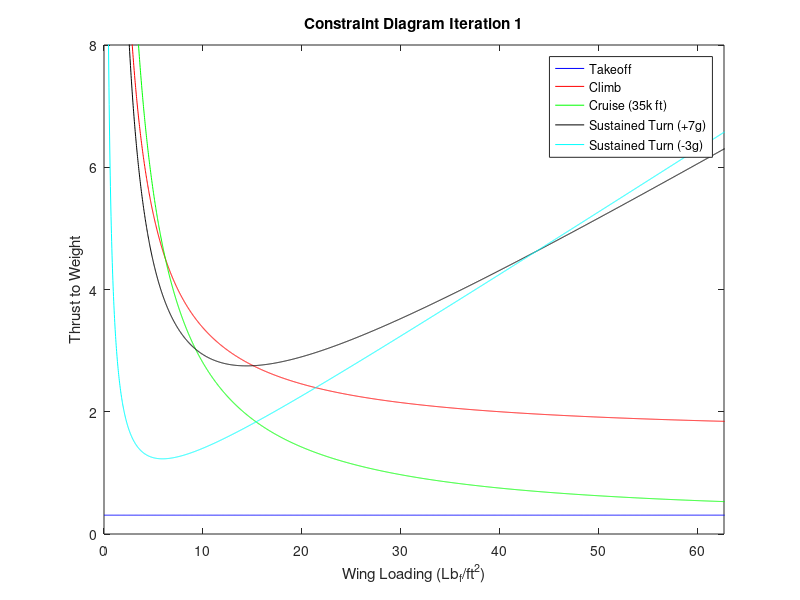

Write MATLAB code to recreate this figure.
%% AAE 451 GROUP 7 (HDI)

close all
clear
clc

%% Defining Input Parameters

g = 9.81; % gravity (m/s^2)
WL = linspace(0,10000,10000); % Wing Loading array

% The following parameters are guesses, and will be refined through trade
% study and sizing.

AR = 4; % Aspect Ratio
e = 0.85; % Oswald efficiency Factor



%% Takeoff curve

% Defining Takeoff Parameters
S_G = 2000*0.3048; % Takeoff ground run (m)
% Velocity used below is V_LOT = 120 knots (F-15 V_LOT)
q = 0.5 * 1.225 * (61.73336/sqrt(2))^2; % Dynamic Pressure (N/m^2)
CL_max = 2.2; % Max CL during TO  (F-16 estimate)
CD_TO = 0.69; % F-16 value
CL_TO = 1.86; % F-16 value
mu = 0.04; %Ground friction constant (typical value is 0.04)
alpha = 0.68; %?

% Beta is ommitted because it equals 1 at takeoff
T_loading_TO = (1/alpha) .* ((1.21./(g.*q.*CL_max.*S_G)) .* (WL) + (0.605./CL_max) .* (CD_TO - mu*CL_TO) + mu);



%% Climb Curve

% Defining Climb Parameters
% 35,000 ft in a minute in 4.8 nautical miles (from RFP)
rateofclimb = (35000/1) * (1/3.281) * (1/60); % converted from ft/min to m/s
V_x = (4.8/1) * (1852) * (1/60); % Converted from nm/min to m/s
V_v = rateofclimb; % Vertical speed (m/s)
Vinf = sqrt((V_v^2) + (V_x^2)); % Airspeed (m/s)
q = 0.5 * (0.736) * (Vinf)^2; % Redefine rho
CD_min = 0.022; % Minimum CD
k = 1 / (pi * AR * e); % (Tradeoff study needed for AR and e)

% Normalizing to SL
beta = 0.97; % Guess based on F16 climb weight fraction 
alpha = 0.49; % Guess based on average altitude of 17500 ft (using Raymer fig 5.1)


T_Loading_Climb = (beta./alpha).*((V_v./Vinf) + (q./(WL.*beta)).*CD_min + (k./q) .* (WL.*beta));

%% +7 g Turn Curve
% At 35000 ft
n = sqrt(1 + (7)^2); % Load factor
Vinf = 7*g/(18 * 2*pi/360);
q = 0.5 * (0.379) * (Vinf)^2;

% Normalizing to SL
beta = 0.9; % Guess based on F16 cruise weight fraction 
alpha = 0.21; % Value for LBP turbofan @ 35000 ft


T_Loading_Turn = (beta./alpha) .* (q .* ((CD_min ./ (WL.*beta)) + k .* ((n./q).^2) .* (WL.*beta)));

%% -3 g Turn Curve

n = sqrt(1 + (3)^2); % Load factor
Vinf = 3*g/(18 * 2*pi/360);
q = 0.5 * (0.379) * (Vinf)^2;

% Normalizing to SL
beta = 0.9; % Guess based on F16 cruise weight fraction 
alpha = 0.21; % Value for LBP turbofan @ 35000 ft


T_Loading_Turn2 = (beta./alpha) .* (q .* ((CD_min ./ (WL.*beta)) + k .* ((n./q).^2) .* (WL.*beta)));


%% Constant Altitude/Speed Cruise (P_s = 0) 35000 ft
% Assuming 35000ft 
q = 0.5 * 0.379 * (259.2832)^2; % Dynamic pressure (using F-16 cruise speed)
CD_min = 0.022; % Minimum CD


% Normalizing to SL
beta = 0.9; % Guess based on F16 cruise weight fraction
% Could be up to the beta value for climb
alpha = 0.21; % Value for LBP turbofan @ 35000 ft


T_Loading_Cruise = (beta./alpha).*((q .* CD_min .* (1./(WL .* beta))) + (k .* (1./q) .* (WL.*beta)));

% %% Constant Altitude/Speed Cruise (P_s = 0) 25000 ft
% % Assuming 35000ft 
% q = 0.5 * 0.5669 * (259.2832)^2; % Dynamic pressure (using F-16 cruise speed)
% CD_min = 0.022; % Minimum CD
% 
% 
% % Normalizing to SL
% beta = 0.9; % Guess based on F16 cruise weight fraction
% % Could be up to the beta value for climb
% alpha = 0.21; % Value for LBP turbofan @ 35000 ft
% 
% 
% T_Loading_Cruise2 = (beta./alpha).*((q .* CD_min .* (1./(WL .* beta))) + (k .* (1./q) .* (WL.*beta)));
% 

%% Landing Curve NOT DONE




%% Plotting
WL_imperial = WL .*0.020885;
plot(WL_imperial,T_loading_TO,"-b");
hold on
plot(WL_imperial,T_Loading_Climb,"-r");
plot(WL_imperial,T_Loading_Cruise,"-g");
plot(WL_imperial,T_Loading_Turn,"-k");
plot(WL_imperial,T_Loading_Turn2,"-c")
legend("Takeoff","Climb","Cruise (35k ft)","Sustained Turn (+7g)","Sustained Turn (-3g)")
title('Constraint Diagram Iteration 1');
xlabel('Wing Loading (Lb_f/ft^2)');
ylabel('Thrust to Weight');
xlim([0 3000.*0.020885]);
ylim([0 8]);